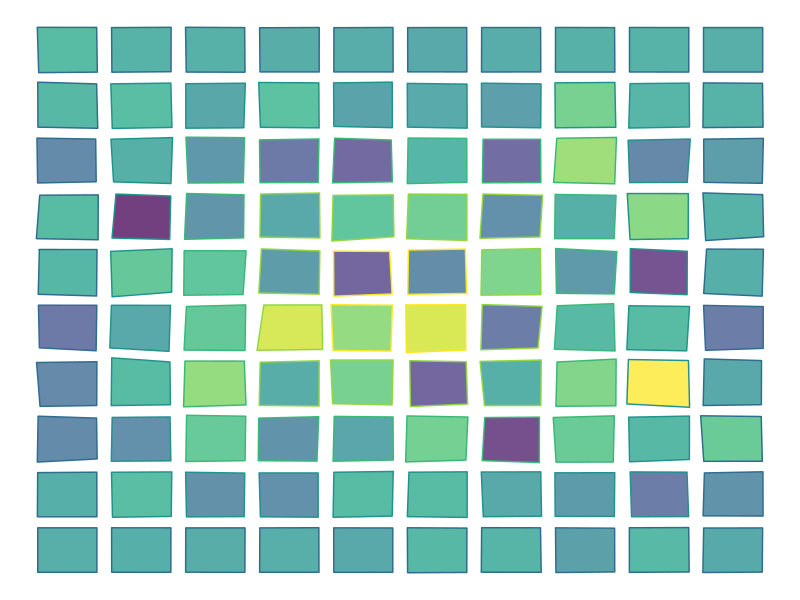
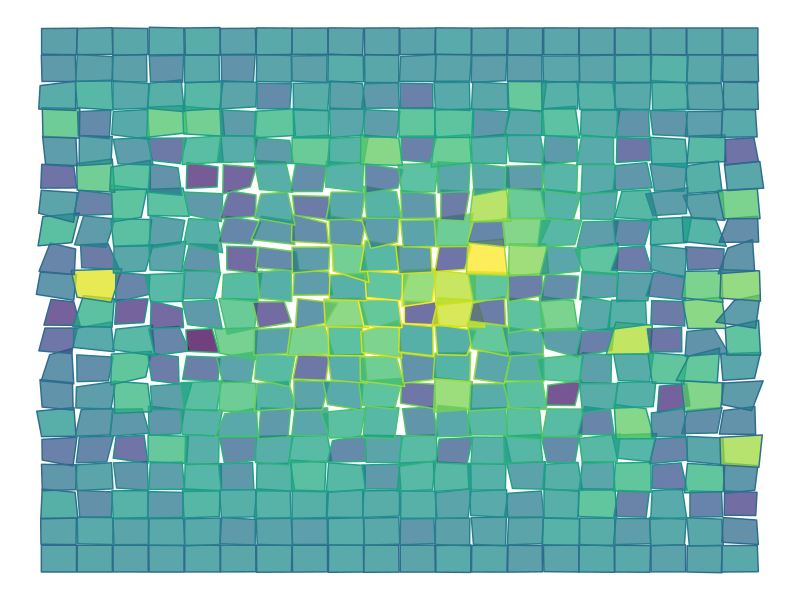
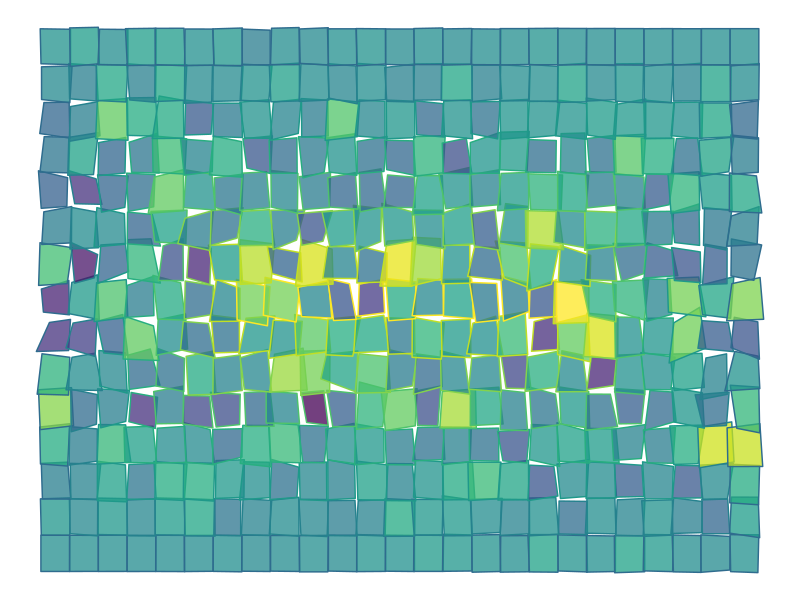
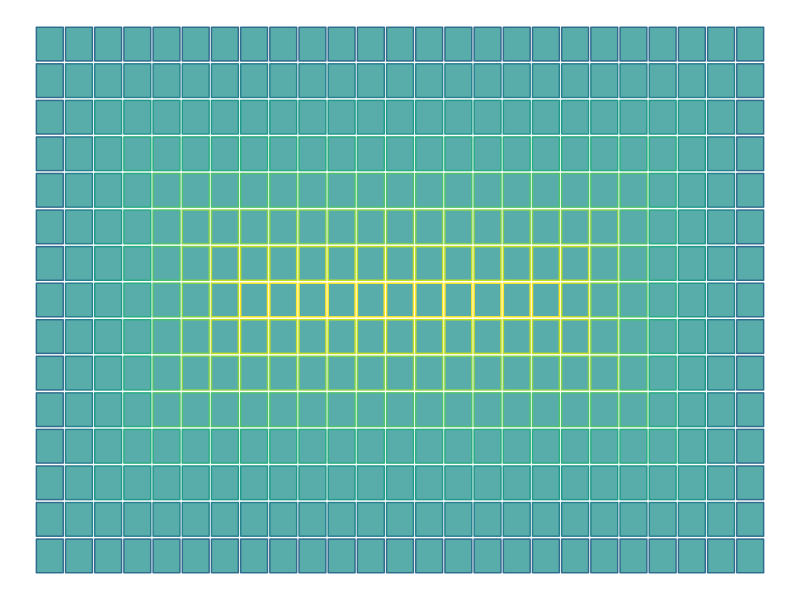
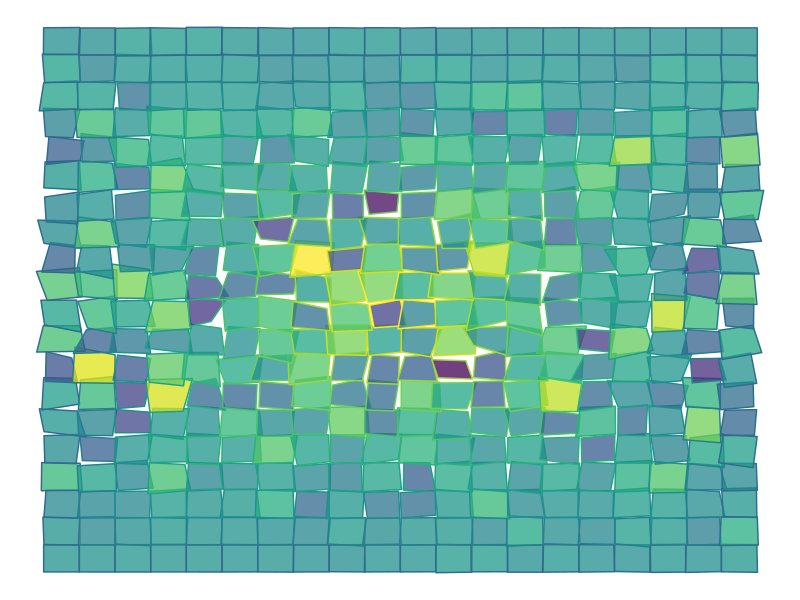

Write R code to recreate these figures, in order.
## ---- chunk 1
knitr::opts_chunk$set(collapse = TRUE)
## ---- chunk 2
library(tidyverse)
library(viridis)

make_grid_art <- function(xSize, ySize, grout, hFactor) {
  xWave <- seq.int(1:xSize)
  yWave <- seq.int(1:ySize)
  axMin <- min(min(xWave) - 1,min(yWave) - 1)
  axMax <- max(max(xWave) + 1,max(yWave) + 1)
  nSquares <- length(xWave) * length(yWave)
  df <- data.frame()
  x <- 0
  halfGrout <- (1 - grout) / 2
  id_fact = max(xSize,ySize)
  for (i in seq_along(yWave)) {
    yCentre <- yWave[i]
    for (j in seq_along(xWave)) {
      if(hFactor < 1) {
        hyst <- rnorm(8, halfGrout, 0)
      }
      else {
        hyst <- rnorm(8, halfGrout, sin(x / (nSquares - 1) * pi) / hFactor)
      }
      xCentre <- xWave[j]
      id <- ((i-1)*id_fact) + j
      edge_dist <- min(abs(i-1), abs(i-ySize),abs(j-1), abs(j-xSize))
      fill <- mean(hyst)
      lt <- c(xCentre - hyst[1],yCentre - hyst[2], id, fill, edge_dist)
      rt <- c(xCentre + hyst[3],yCentre - hyst[4], id, fill, edge_dist)
      rb <- c(xCentre + hyst[5],yCentre + hyst[6], id, fill, edge_dist)
      lb <- c(xCentre - hyst[7],yCentre + hyst[8], id, fill, edge_dist)
      df <- rbind(df, lt,rt,rb,lb)
      x <- x + 1
    }
  }
  names(df) <- c("x", "y", "id", "fill", "dist")  
  p <- ggplot(df, aes(x=x, y=y, color=dist, fill=fill, group=id)) +
    geom_polygon(alpha=0.75) +
    scale_color_viridis(begin=0.35) +
    scale_fill_viridis() +
    theme_void() +
    guides(color=FALSE, fill=FALSE)
  print(p)
}
## ---- chunk 3
# square grid with minimal hysteresis
make_grid_art(10,10,0.2,50)
# square grid (more squares) more hysteresis
make_grid_art(20,20,0.02,10)
# rectangular grid same hysteresis
make_grid_art(25,15,0,10)
# same grid with no hysteresis
make_grid_art(25,15,0.08,0)
# square grid moderate hysteresis and no grout
make_grid_art(20,20,0,10)
